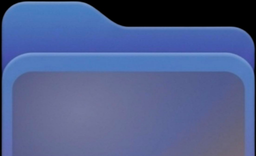
#> input picture apps/mobile/assets/live/categories/chatting-folder.png, 256 x 156 px, given in place of window_images_image-e8aa9276-e1d5-4e07-b5c5-2847084314b0.png, which was not available
$ python strip-category-card-plates.py
#> lines starting #> are read from the running program, lines starting #| are printed output that depends on the picture; pictures that were not available may be replaced by others from this repository, and a replacement may not be noted
"""Strip dark card plates from category cards — keep folder + white label only."""
from __future__ import annotations

from pathlib import Path

from PIL import Image

OUT = Path(r"C:\dev\mocomo\public\images\live\categories")
SRC_COMPOSITE = Path(
    r"C:\Users\백권웅\.cursor\projects\c-dev-mocomo\assets"
    r"\c__Users_____AppData_Roaming_Cursor_User_workspaceStorage_empty-window_images_image-e8aa9276-e1d5-4e07-b5c5-2847084314b0.png"
)

ORDER = [
    "irl-card.png",
    "chatting-card.png",
    "gaming-card.png",
    "music-card.png",
    "virtual-card.png",
    "live-card.png",
]


def is_card_plate(r: int, g: int, b: int) -> bool:
    """Near-black / charcoal plate behind the folder — not colored folder glass."""
    lum = (r + g + b) / 3.0
    mx, mn = max(r, g, b), min(r, g, b)
    sat = 0.0 if mx == 0 else (mx - mn) / mx
    if lum <= 18:
        return True
    # dark unsaturated charcoal (card fill / outer bg)
    if lum < 42 and sat < 0.22:
        return True
    if lum < 55 and sat < 0.12:
        return True
    return False


def clear_plate(im: Image.Image) -> Image.Image:
    rgba = im.convert("RGBA")
    px = rgba.load()
    w, h = rgba.size
    for y in range(h):
        for x in range(w):
            r, g, b, a = px[x, y]
            if a == 0:
                continue
            if is_card_plate(r, g, b):
                px[x, y] = (r, g, b, 0)
            else:
                # soft edge: slightly dark low-sat near plate → fade
                lum = (r + g + b) / 3.0
                mx, mn = max(r, g, b), min(r, g, b)
                sat = 0.0 if mx == 0 else (mx - mn) / mx
                if lum < 70 and sat < 0.18:
                    fade = (lum - 42) / 28 if lum > 42 else 0
                    px[x, y] = (r, g, b, max(0, min(255, int(a * fade))))
    return rgba


def trim(im: Image.Image, pad: int = 6) -> Image.Image:
    bbox = im.getbbox()
    if not bbox:
        return im
    l, t, r, b = bbox
    l = max(0, l - pad)
    t = max(0, t - pad)
    r = min(im.width, r + pad)
    b = min(im.height, b + pad)
    return im.crop((l, t, r, b))


def slice_composite() -> list[Image.Image]:
    im = Image.open(SRC_COMPOSITE).convert("RGB")
#> im is the input picture: PIL image 256x156 RGB; mean R, G, B 79.2, 94.8, 141.9
    w, h = im.size
#> w = 256; h = 156
    # Find content bbox (non-black)
    px = im.load()
    min_x, min_y, max_x, max_y = w, h, 0, 0
#> min_x = 256; min_y = 156; max_x = 0; max_y = 0
    for y in range(h):
        for x in range(w):
            r, g, b = px[x, y]
            if (r + g + b) / 3 > 28:
                min_x = min(min_x, x)
                min_y = min(min_y, y)
                max_x = max(max_x, x)
                max_y = max(max_y, y)
    content = im.crop((min_x, min_y, max_x + 1, max_y + 1))
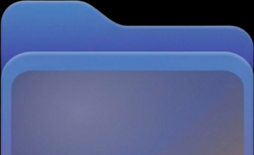
#> content: PIL image 254x155 RGB; mean R, G, B 80.4, 96.1, 143.9
    cw, ch = content.size
#> cw = 254; ch = 155
    cols, rows = 2, 3
    cells: list[Image.Image] = []
    for idx in range(6):
        row, col = divmod(idx, cols)
        x0 = int(col * cw / cols)
        y0 = int(row * ch / rows)
        x1 = int((col + 1) * cw / cols)
        y1 = int((row + 1) * ch / rows)
        cell = content.crop((x0, y0, x1, y1))
        # trim black padding inside cell first
        cpx = cell.load()
        cx0, cy0, cx1, cy1 = cell.width, cell.height, 0, 0
        found = False
        for y in range(cell.height):
            for x in range(cell.width):
                r, g, b = cpx[x, y]
                if (r + g + b) / 3 > 26:
                    found = True
                    cx0 = min(cx0, x)
                    cy0 = min(cy0, y)
                    cx1 = max(cx1, x)
                    cy1 = max(cy1, y)
        if found:
            pad = 3
            cell = cell.crop(
                (
                    max(0, cx0 - pad),
                    max(0, cy0 - pad),
                    min(cell.width, cx1 + 1 + pad),
                    min(cell.height, cy1 + 1 + pad),
                )
            )
        cells.append(cell)
#> this loop made 6 passes
#> pass 1, in slice_composite, `cell = content.crop((x0, y0, x1, y1))`:
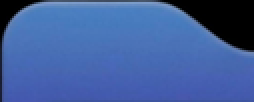
#> cell: PIL image 127x51 RGB (shown 2 times larger); mean R, G, B 64.3, 94.7, 157
#> pass 2, in slice_composite, `cell = content.crop((x0, y0, x1, y1))`:
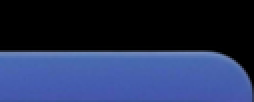
#> cell: PIL image 127x51 RGB (shown 2 times larger); mean R, G, B 35.4, 47.4, 83.4
#> pass 3, in slice_composite, `cell = content.crop((x0, y0, x1, y1))`:
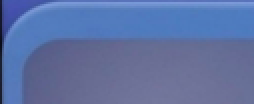
#> cell: PIL image 127x52 RGB (shown 2 times larger); mean R, G, B 94.1, 113.5, 164.3
#> after the loop, cells = 6 items
    return cells


def main() -> None:
    OUT.mkdir(parents=True, exist_ok=True)
    cells = slice_composite()
#> cells = 6 items
    for name, cell in zip(ORDER, cells):
        out = clear_plate(cell)
        out = trim(out)
        # Normalize height for consistent grid
        max_h = 360
        if out.height > max_h:
            ratio = max_h / out.height
            out = out.resize((max(1, int(out.width * ratio)), max_h), Image.Resampling.LANCZOS)
        dest = OUT / name
        out.save(dest, "PNG", optimize=True)
        print(f"wrote {name} {out.size[0]}x{out.size[1]}")
#> this loop made 6 passes
#> name on passes 2 to 6: 'chatting-card.png', 'gaming-card.png', 'music-card.png', 'virtual-card.png', 'live-card.png'
#> (name, w in clear_plate, h in clear_plate) on pass 1: ('irl-card.png', 127, 51)
#| wrote irl-card.png 127x51
#| wrote chatting-card.png 127x29
#| wrote gaming-card.png 127x52
#| wrote music-card.png 127x52
#| wrote virtual-card.png 127x52
#| wrote live-card.png 127x52
#> pass 1, in main, `out = clear_plate(cell)`:
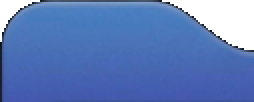
#> out: PIL image 127x51 RGBA (shown 2 times larger); mean R, G, B, A 64.3, 94.7, 157, 225; transparent parts drawn white
#> pass 2, in main, `out = clear_plate(cell)`:
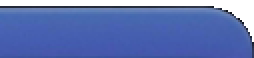
#> out: PIL image 127x29 RGBA (shown 2 times larger); mean R, G, B, A 62.2, 83.3, 146.6, 220.4; transparent parts drawn white
#> after the loop:
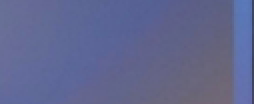
#> out: PIL image 127x52 RGBA (shown 2 times larger); mean R, G, B, A 96.5, 102.3, 143.7, 255

    # cleanup debug artifacts
    for dbg in OUT.glob("_debug*"):
        dbg.unlink()
        print("removed", dbg.name)


if __name__ == "__main__":
    main()

$ run again, on apps/mobile/assets/live/categories/music-folder.png
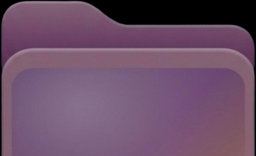
#> input picture apps/mobile/assets/live/categories/music-folder.png, 256 x 156 px, given in place of window_images_image-e8aa9276-e1d5-4e07-b5c5-2847084314b0.png, which was not available
#> in slice_composite, im is the input picture: PIL image 256x156 RGB; mean R, G, B 108.3, 79.2, 104.8
#> after the loop in slice_composite, `for idx in range(6):`: cells = 6 items
#> the loop in main, `for name, cell in zip(ORDER, cells):` made 6 passes
#> name on passes 2 to 6: 'chatting-card.png', 'gaming-card.png', 'music-card.png', 'virtual-card.png', 'live-card.png'
#> (printed output is left out)
#> pass 1, in main, `out = clear_plate(cell)`:
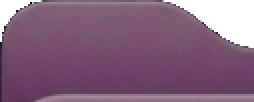
#> out: PIL image 127x51 RGBA (shown 2 times larger); mean R, G, B, A 104.4, 72, 97.2, 226.7; transparent parts drawn white
#> after the loop in main, `for name, cell in zip(ORDER, cells):`:
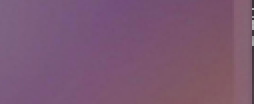
#> out: PIL image 127x52 RGBA (shown 2 times larger); mean R, G, B, A 123.5, 87, 114.8, 254.7; transparent parts drawn white
